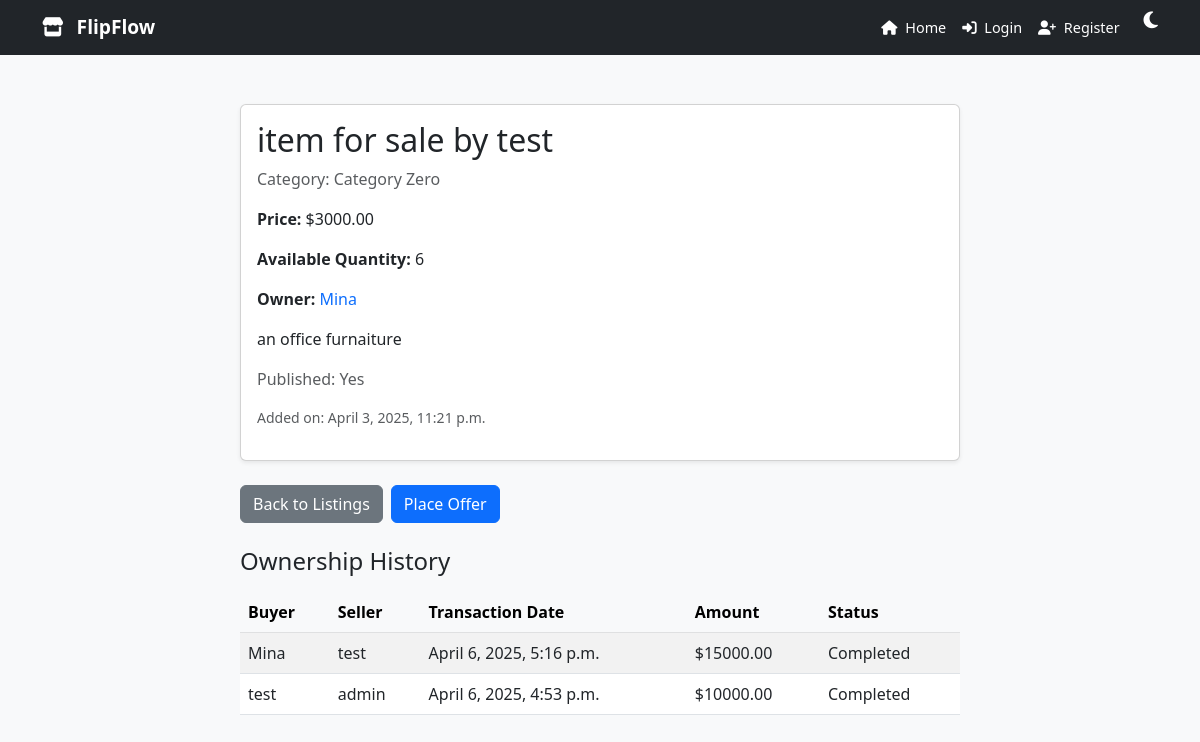
Page /item-for-sale-by-test/ on the committed database.
### Item/models.py (models this page shows, shortened)
class Item(models.Model):
    Item_name= models.CharField(max_length=100, verbose_name="Item Name")
    Item_img = models.ImageField(upload_to=custom_upload_to,blank=True,null=True)
    Item_owner=models.ForeignKey(User,blank=True, null=True,verbose_name=_("Item Owner"), on_delete=models.CASCADE,related_name='item_owner')
    Item_description= models.TextField(verbose_name="Item Description")
    Item_price= models.DecimalField(max_digits=10, decimal_places=2, verbose_name="Item Price")
    Item_quantity= models.IntegerField(verbose_name="Item Quantity")
    Item_published=models.BooleanField(_("Item Published"), default=False, help_text=_("Is this item published?"))
    Item_createdat=models.DateTimeField(_("Item Created At"), auto_now_add=True)
    Item_category=models.ForeignKey('Category',on_delete=models.CASCADE,blank=True,null=True)
    Item_slug = models.SlugField(blank=True,null=True,unique=True)
    class Meta:
        verbose_name = _("Item")
        verbose_name_plural = _("Items")

class Category(models.Model):
    Category_name = models.CharField(max_length=100, verbose_name="Category Name")
    Category_slug = models.SlugField(blank=True,null=True,unique=True)
    class Meta:
        verbose_name = _("Category")
        verbose_name_plural = _("Categorys")

### Market/models.py (models this page shows, shortened)
class Transaction(models.Model):
    TRANSACTION_TYPES = (
        ('deposit', 'Deposit'),
        ('withdraw', 'Withdraw'),
        ('buy', 'Buy'),
    )
    TRANSACTION_STATUS = (
        ('pending', 'Pending'),
        ('completed', 'Completed'),
    )
    user_from = models.ForeignKey(User, related_name='sent_transactions', on_delete=models.CASCADE)
    user_to = models.ForeignKey(User, related_name='received_transactions', on_delete=models.CASCADE)
    transaction_type = models.CharField(max_length=10, choices=TRANSACTION_TYPES)
    transaction_status = models.CharField(max_length=10, choices=TRANSACTION_STATUS, default='pending')
    amount = models.DecimalField(max_digits=10, decimal_places=2)
    created_at = models.DateTimeField(default=timezone.now)
    from_approve = models.BooleanField(default=False)
    to_approve = models.BooleanField(default=False)
    admin_approve = models.BooleanField(default=False)
    items = models.ForeignKey(Item, blank=True,null=True, related_name='transaction_item', on_delete=models.DO_NOTHING)
    class Meta:
        verbose_name = "Transaction"
        verbose_name_plural = "Transactions"

### Item/views.py (the view)
# urls.py: path('<slug:slug>/',views.item_detail,name="item_detail"),
def item_detail(request,slug):
    item=get_object_or_404(Item,Item_slug=slug)
    profile = item.Item_owner.profile
    transactions = Transaction.objects.filter(items=item).order_by('-created_at')  # Order by latest transaction
    ownership_history = []
    for transaction in transactions:
        if transaction.transaction_type == 'buy' and transaction.transaction_status=='completed':  # Item was bought
            ownership_history.append({
                'seller': transaction.user_to,
                'buyer': transaction.user_from,
                'transaction_date': transaction.created_at,
                'amount': transaction.amount,
                'status': transaction.transaction_status
            })
    context = {
            'item': item,
            'profile': profile,
            'ownership_history': ownership_history,
        }
    return render(request,'Item/item_detail.html',context)

### Item/templates/Item/item_detail.html (shortened to what this page needs)
{% extends "base.html" %}
{% load static %}
{% block body %}
<main class="mt-5">
  <div class="container">
    <div class="row justify-content-center">
      <div class="col-lg-8 col-md-10">
        <div class="card shadow-sm mb-4">
          <div class="card-body">
            <h2 class="card-title">{{ item.Item_name }}</h2>
            <p class="text-muted">
              Category: {{ item.Item_category.Category_name|default:"Uncategorized" }}
            </p>
            <p class="card-text"><strong>Price:</strong> ${{ item.Item_price }}</p>
            <p class="card-text"><strong>Available Quantity:</strong> {{ item.Item_quantity }}</p>
            <p class="card-text">
              <strong>Owner:</strong>
              <a href="{% url 'accounts:other_profile' profile.slug %}" class="text-decoration-none text-primary">
                {{ item.Item_owner }}
              </a>
            </p>
            <p class="card-text">{{ item.Item_description }}</p>
            <p class="text-muted">
              Published: {{ item.Item_published|yesno:"Yes,No" }}
            </p>
            <p class="text-muted small">
              Added on: {{ item.Item_createdat|date:"F j, Y, g:i a" }}
            </p>
          </div>
        </div>
        <div class="d-flex gap-2 flex-wrap mb-4">
          <a href="{% url 'Item:item_list' %}" class="btn btn-secondary">Back to Listings</a>
          {% if item.Item_owner == request.user %}
            <a href="{% url 'Item:item_update' item.Item_slug %}" class="btn btn-success">Edit</a>
            <a href="{% url 'Item:item_delete' item.Item_slug %}" class="btn btn-danger">Delete</a>
          {% else %}
            <a href="{% url 'Market:place_offer' item.Item_slug %}" class="btn btn-primary">Place Offer</a>
          {% endif %}
        </div>
        <h4 class="mb-3">Ownership History</h4>
        <table class="table table-striped">
          <thead class="table-light">
            <tr>
              <th>Buyer</th>
              <th>Seller</th>
              <th>Transaction Date</th>
              <th>Amount</th>
              <th>Status</th>
            </tr>
          </thead>
          <tbody>
            {% for record in ownership_history %}
              <tr>
                <td>{{ record.buyer }}</td>
                <td>{{ record.seller }}</td>
                <td>{{ record.transaction_date }}</td>
                <td>${{ record.amount }}</td>
                <td>{{ record.status|capfirst }}</td>
              </tr>
            {% empty %}
              <tr>
                <td colspan="5" class="text-center text-muted">No ownership history available.</td>
              </tr>
            {% endfor %}
          </tbody>
        </table>
      </div>
    </div>
  </div>
</main>
{% endblock %}

### templates/base.html (style rules this page uses)
body { padding-top: 56px; background-color: #f8f9fa; transition: background-color 0.3s ease, color 0.3s ease; }

### rows in the picture
Item: Item_name "item for sale by test", Item_category.Category_name "Category Zero", Item_price "3000.00", Item_quantity "6", Item_owner "Mina", Item_description "an office furnaiture", Item_published "Yes", Item_createdat "April 3, 2025, 11:21 p.m."

### other values in the picture
{{ record.buyer }} "Mina"
{{ record.seller }} "test"
{{ record.transaction_date }} "April 6, 2025, 5:16 p.m."
{{ record.amount }} "15000.00"
{{ record.status|capfirst }} "Completed"
{{ record.buyer }} "test"
{{ record.seller }} "admin"
{{ record.transaction_date }} "April 6, 2025, 4:53 p.m."
{{ record.amount }} "10000.00"
